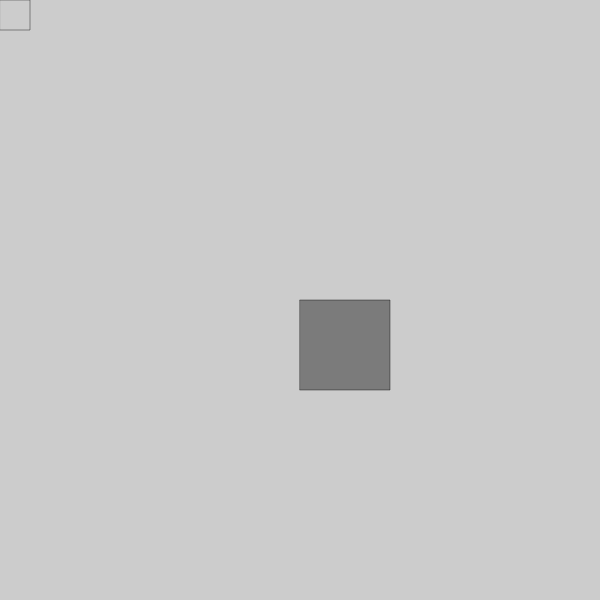
Frame 1 (no input)
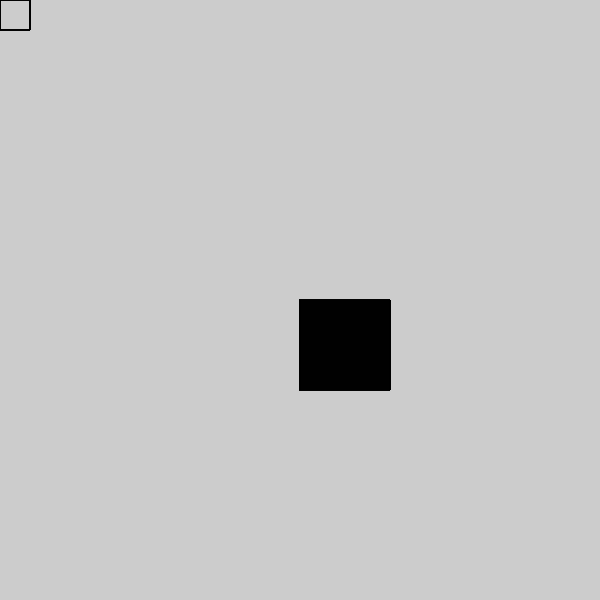
Frame 60 (no input)
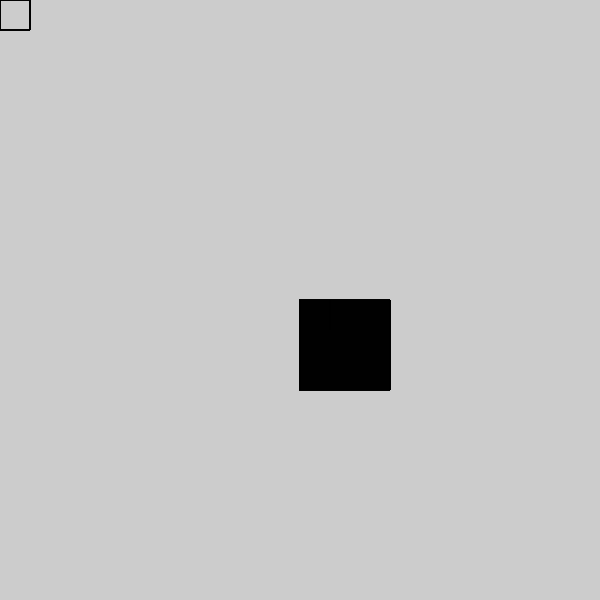
Frame 120 (the mouse pressed at the canvas centre since frame 60)

The p5.js sketch that drew these frames (run headless with seeded random() and noise() and a simulated clock; from frame 60 on, the mouse is pressed at the canvas centre):

// p5.js sketch
// ── sketch.js
function setup(){
  createCanvas(600, 600);
  background(204);
  fill(0, 102);
  stroke(0, 102);
}

function draw(){
  push();
  translate(width/2, height/2)
  rect(0, 0, 90, 90);
  pop();

  push();
  translate(mouseX, mouseY);
  noFill();
  rect(0, 0, 30, 30);
  pop();
}
